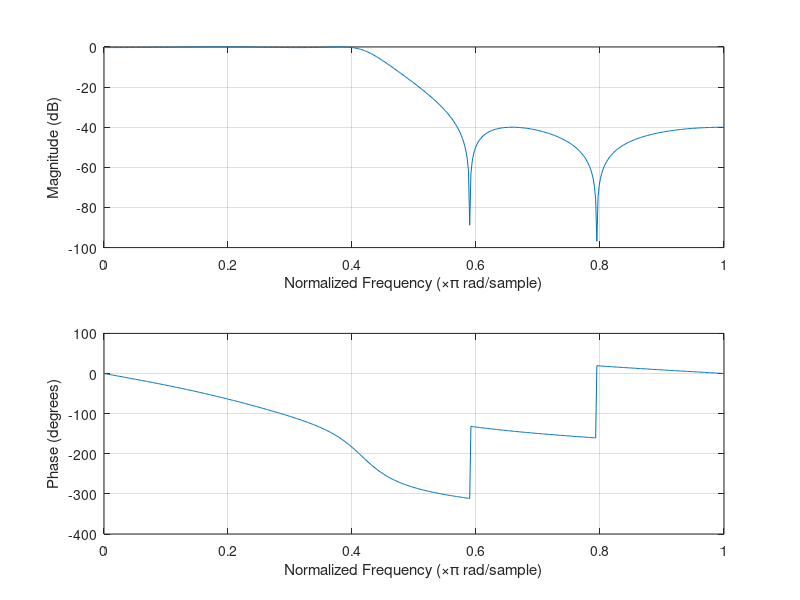

The MATLAB source for this figure:
clear;

% 采样频率
Fs = 15;
% 数字滤波器的通带截止频率
fp = 3;
% 数字滤波器的阻带截止频率
fs = 5;
% 通带波纹系数
rp = 0.3;
% 阻带波纹系数
rs = 40;

ws = fs/(Fs/2);
wp = fp/(Fs/2);

[n,wn] = ellipord(wp,ws,rp,rs);
[b,a] = ellip(n, rp, rs, wn);
freqz(b,a);
% [H, W] = freqz(b,a);
% dbH = 20 * log10(abs(H)/max(abs(H)));
% plot(W/2/pi*Fs, dbH, 'k');
